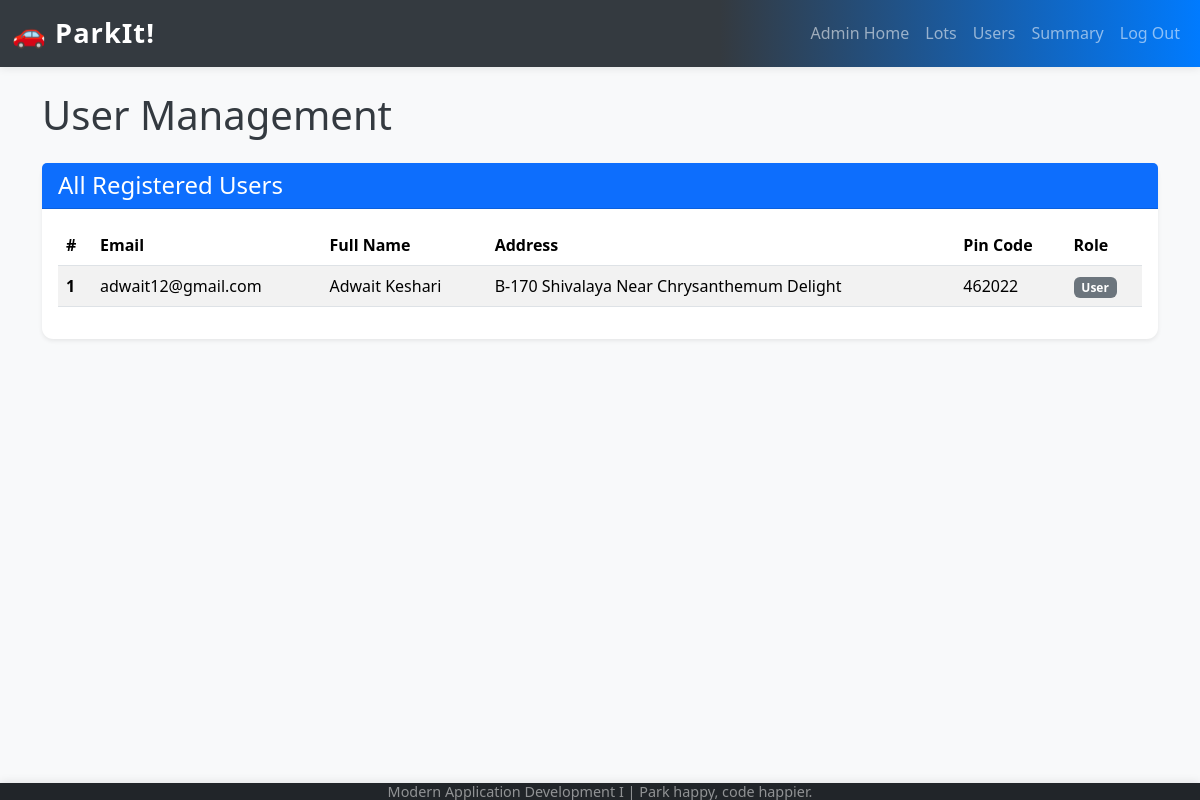
The page /admin_users (signed in) on the database as committed earlier.
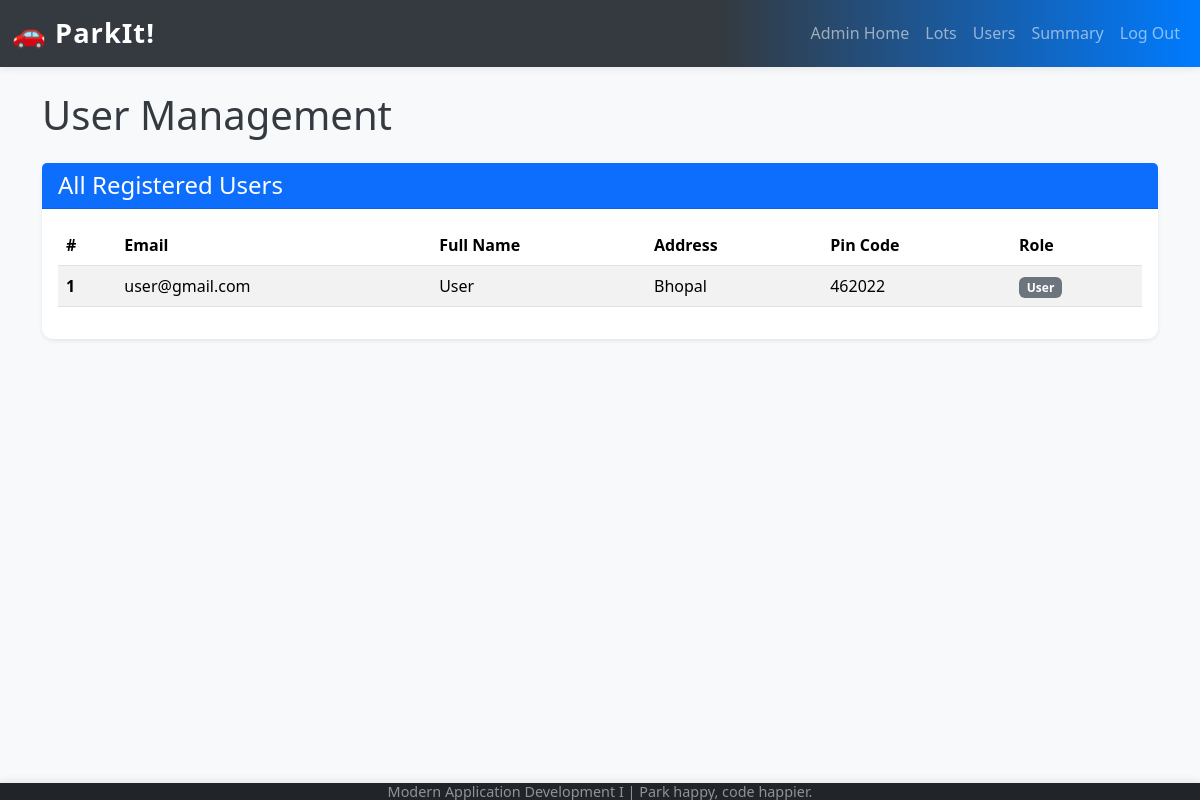
The same page on the database as committed later.
### model.py (models this page shows)
class User(db.Model):
    __tablename__ = "users"
    id = db.Column(db.Integer, primary_key=True)
    email_id = db.Column(db.String(120), unique=True, nullable=False)
    password = db.Column(db.String(120), nullable=False)
    full_name = db.Column(db.String(120), nullable=False)
    address = db.Column(db.String(200), nullable=False)
    pin_code = db.Column(db.String(10), nullable=False)
    role = db.Column(db.String(20), nullable=False, default="user")
    reserved_spots = db.relationship("ReservedSpot", back_populates="user", cascade="all, delete-orphan")

### app.py (the view)
@app.route("/admin_users")
def admin_users():
    if "admin_logged_in" not in session:
        flash("Please log in to see the admin dashboard.", "danger")
        return redirect(url_for("admin_login"))
    users = db.session.query(User).filter_by(role="user").all()
    return render_template("admin_users.html", users=users)

### templates/admin_users.html (shortened to what this page needs)
{% extends "base.html" %}
{% block content %}
    <h1 class="mb-4">User Management</h1>
    <div class="card shadow-sm">
        <div class="card-header bg-primary text-white">
            <h4 class="mb-0">All Registered Users</h4>
        </div>
        <div class="card-body">
            {% if users %}
                <div class="table-responsive">
                    <table class="table table-striped table-hover">
                        <thead>
                            <tr>
                                <th scope="col">#</th>
                                <th scope="col">Email</th>
                                <th scope="col">Full Name</th>
                                <th scope="col">Address</th>
                                <th scope="col">Pin Code</th>
                                <th scope="col">Role</th>
                            </tr>
                        </thead>
                        <tbody>
                            {% for user in users %}
                            <tr>
                                <th scope="row">{{ loop.index }}</th>
                                <td>{{ user.email_id }}</td>
                                <td>{{ user.full_name }}</td>
                                <td>{{ user.address }}</td>
                                <td>{{ user.pin_code }}</td>
                                <td><span class="badge bg-secondary">{{ user.role.capitalize() }}</span></td>
                            </tr>
                            {% endfor %}
                        </tbody>
                    </table>
                </div>
            {% else %}
                <p class="text-center">No users registered yet.</p>
            {% endif %}
        </div>
    </div>
{% endblock %}

Rows that differ between the two databases and show on the page:
changed User "User": email_id "adwait12@gmail.com" → "user@gmail.com"; full_name "Adwait Keshari" → "User"; address "B-170 Shivalaya Near Chrysanthemum Delight" → "Bhopal"
